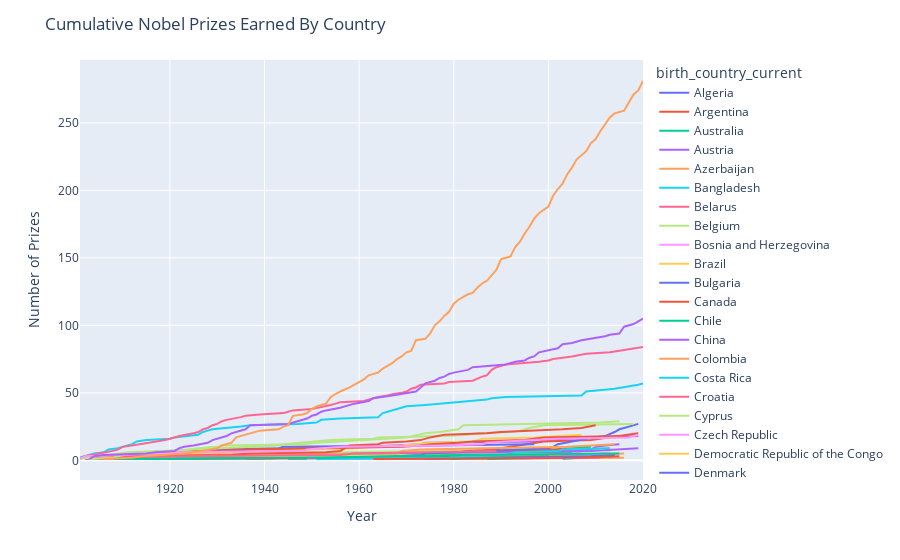

Notebook cell for this chart:
### Markdown cell above
### Line Chart

### Code cell
l_chart = px.line(cumulative_prizes,
                  x='year', 
                  y='prize',
                  color='birth_country_current',
                  hover_name='birth_country_current')
 
l_chart.update_layout(xaxis_title='Year',
                      yaxis_title='Number of Prizes',
                     title='Cumulative Nobel Prizes Earned By Country')
 
l_chart.show()
